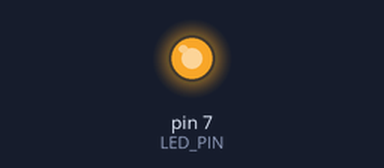
The sketch below on a simulated Arduino Uno, built with avr-gcc and run on an emulated ATmega328P. On the bench: output pins drawn as LEDs (lit = HIGH). What the sketch prints to the serial monitor is not drawn.

Above: at 3.2 s.
Timing chart, 0 to 40.0 s (numbered marks = the images above):
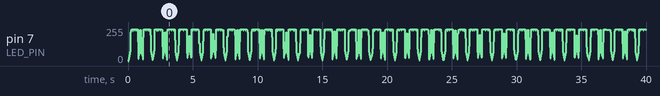

The sketch:

06_practice_2.ino
```cpp
#include <Arduino.h>
#define LED_PIN 7

int duty = 0;
int direction = 1;
int period_us = 1000;  // 1ms PWM 주기 (조절 가능)

unsigned long lastDutyUpdateTime = 0;
const unsigned long dutyStepDelay = 5;  // 5ms 간격으로 duty 1씩 변화 → 1초 삼각파

unsigned long lastPlotTime = 0;
const unsigned long plotInterval = 20;  // 플로터에 20ms 간격으로 출력

void setup() {
  pinMode(LED_PIN, OUTPUT);
  Serial.begin(115200);
  while (!Serial);
}

void pwm_cycle() {
  int onTime = period_us * duty / 100;
  int offTime = period_us - onTime;

  digitalWrite(LED_PIN, HIGH);
  delayMicroseconds(onTime);
  digitalWrite(LED_PIN, LOW);
  delayMicroseconds(offTime);
}

void set_duty(int d) {
  duty = constrain(d, 0, 100);
}

void set_period(int p) {
  period_us = constrain(p, 100, 10000);
}

void loop() {
  unsigned long now = millis();

  // duty 갱신 (5ms 간격)
  if (now - lastDutyUpdateTime >= dutyStepDelay) {
    duty += direction;
    if (duty >= 100) {
      duty = 100;
      direction = -1;
    } else if (duty <= 0) {
      duty = 0;
      direction = 1;
    }
    set_duty(duty);
    lastDutyUpdateTime = now;
  }

  // 시리얼 플로터 출력 (20ms 간격)
  if (now - lastPlotTime >= plotInterval) {
    Serial.print("duty: ");
    Serial.println(duty);
    lastPlotTime = now;
  }

  pwm_cycle();
}
```
